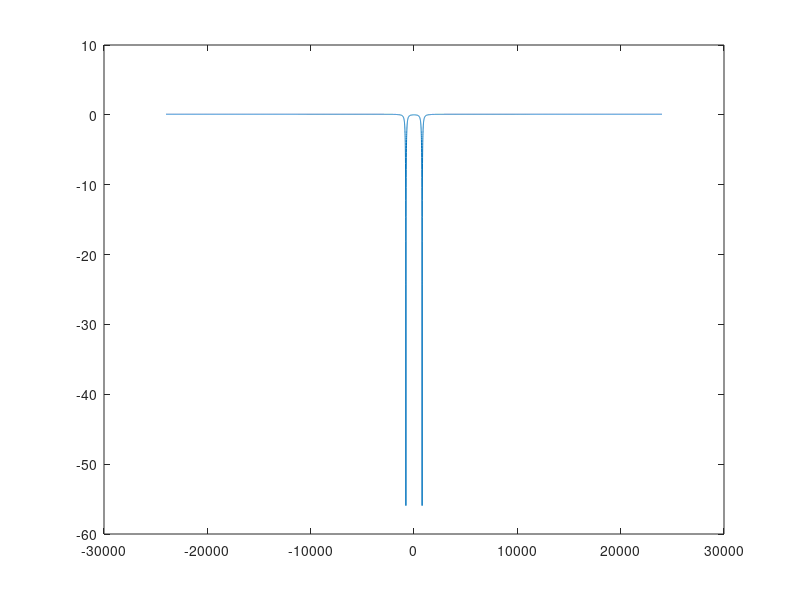

Here is the MATLAB script that generated this plot: (Note: this script raises an error after producing the figure.)

clear
clc
close all


fs=48000;
f0=785;
omega=f0/fs*2*pi

z0=1*exp(j*omega)
z1=z0'

p0=0.99*exp(j*omega)
p1=p0'

omega_=linspace(-pi, pi, 10000);

B=[1, -(z1+z0), z1*z0]
A=[1, -(p0+p1), p1*p0]

round(B*2^14)
round(A*2^14)


H=((exp(j*omega_)-z0).*(exp(j*omega_)-z1))./((exp(j*omega_)-p0).*(exp(j*omega_)-p1));
figure
plot(omega_*(fs/(2*pi)), 20*log10(abs(H)))

%% test af filter

[x,fs] = audioread('tale_tone_48000.wav');

X=fft(x);
figure
plot([0:length(x)-1]*1/fs, x)
figure
semilogx([0:round(length(x)/2)-1]*fs,20*log10(abs(X(1:round(length(x)/2)))))
sound(x, fs);
pause
y=filter(B, A, x);
Y=fft(y);
figure
plot([0:length(x)-1]*1/fs, y)
figure
semilogx([0:round(length(x)/2)-1]*fs,20*log10(abs(Y(1:round(length(x)/2)))))
sound(y, fs);